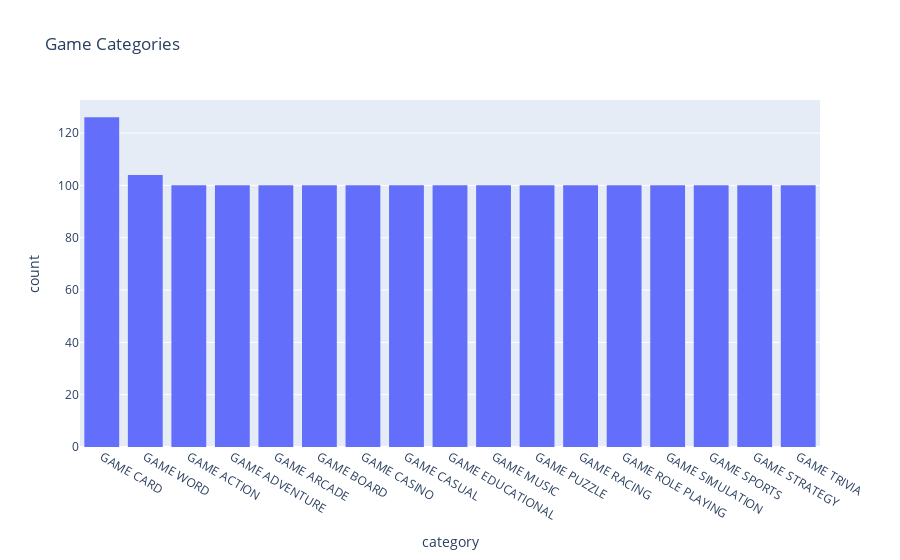

Notebook source saved alongside this figure:
### Code cell
fig = px.histogram(df, x="category", title='Game Categories')
fig.update_layout(xaxis={'categoryorder':'total descending'})
fig.show()

### Figure 1 — Plotly figure (JSON) as saved in the notebook; plotly's stock layout.template omitted (floating-point values rounded to 4 significant figures; data arrays with more than 128 entries replaced by an {"elided": "..."} marker saying what was removed)
{"data": [{"alignmentgroup": "True", "bingroup": "x", "hovertemplate": "category=%{x}<br>count=%{y}<extra></extra>", "legendgroup": "", "marker": {"color": "#636efa", "pattern": {"shape": ""}}, "name": "", "offsetgroup": "", "orientation": "v", "showlegend": false, "type": "histogram", "x": {"elided": "1730 str values"}, "xaxis": "x", "yaxis": "y"}], "layout": {"barmode": "relative", "legend": {"tracegroupgap": 0}, "title": {"text": "Game Categories"}, "xaxis": {"anchor": "y", "categoryorder": "total descending", "domain": [0, 1], "title": {"text": "category"}}, "yaxis": {"anchor": "x", "domain": [0, 1], "title": {"text": "count"}}}}
